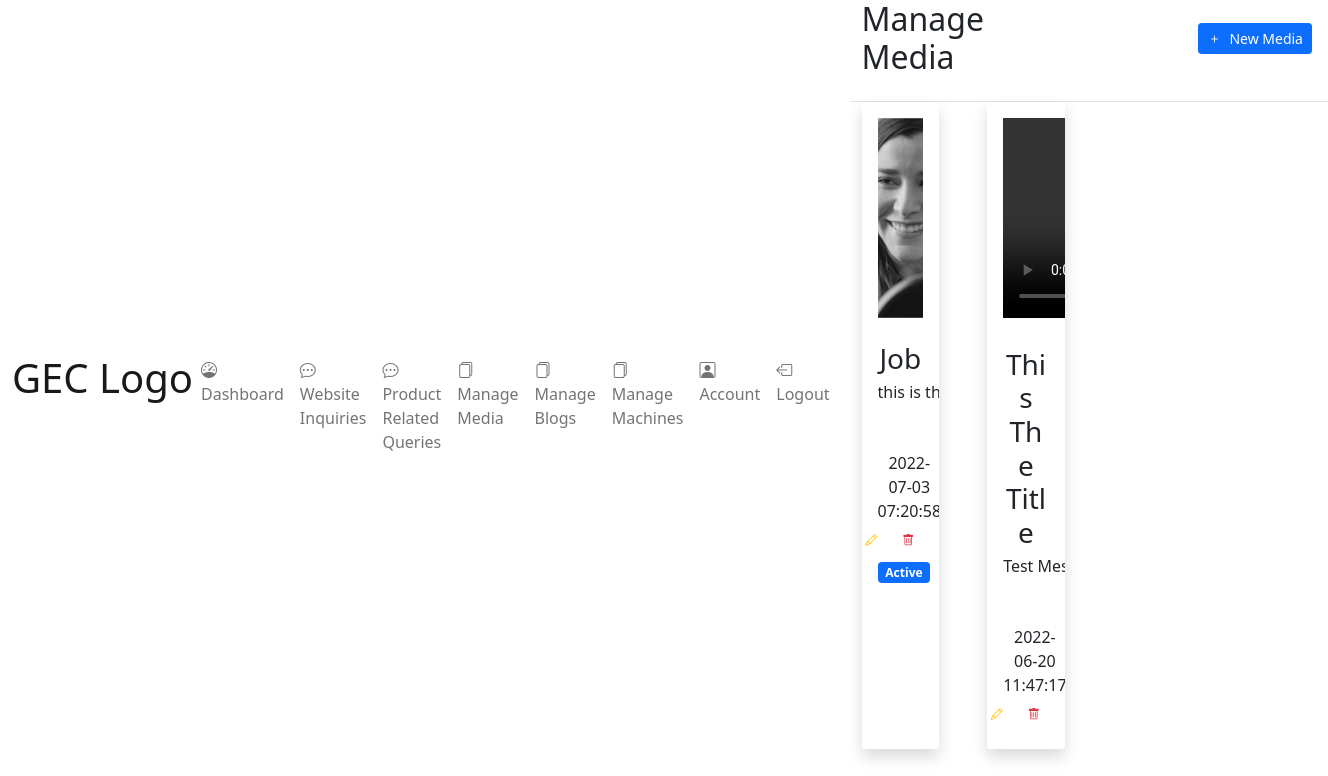
/frontend/user/manage_media.php (signed in), run on the app's committed database.
### tables this page shows
CREATE TABLE `media` (
  `id` int(255) NOT NULL,
  `title` text NOT NULL,
  `description` text DEFAULT NULL,
  `file` text NOT NULL,
  `file_type` text DEFAULT NULL,
  `php_file_location` text NOT NULL,
  `active` tinyint(4) NOT NULL DEFAULT 0,
  `created_at` timestamp NOT NULL DEFAULT current_timestamp(),
  `updated_at` timestamp NULL DEFAULT NULL ON UPDATE current_timestamp(),
  `deleted_at` timestamp NULL DEFAULT NULL
);

### frontend/user/manage_media.php (the view, shortened to what this page needs)
<?php
include("../../backend/config.php");
?>
<!DOCTYPE html>
<html lang="en">
<head>
    <?php require('./user_components/header_links.php'); ?>
</head>
<body>
    <div class="d-flex flex-column flex-lg-row h-lg-full bg-surface-secondary">
         <?php require('./user_components/side_bar.php'); ?>
        <div class="h-screen flex-grow-1 overflow-y-lg-auto">
            <header class="bg-surface-primary border-bottom pt-6">
                <div class="container-fluid">
                    <div class="mb-npx">
                        <div class="row align-items-center">
                            <div class="col-sm-6 col-12 mb-4 mb-sm-0">
                                <h1 class="h2 mb-0 ls-tight">Manage Media</h1>
                            </div>
                            <div class="col-sm-6 col-12 text-sm-end">
                                <div class="mx-n1">
                                    <a href="./new_media.php" class="btn d-inline-flex btn-sm btn-primary mx-1">
                                        <span class=" pe-2">
                                            <i class="bi bi-plus"></i>
                                        </span>
                                        <span>New Media</span>
                                    </a>
                                </div>
                            </div>
                        </div>
                    </div>
                </div>
            </header>
            <main class="py-6 bg-surface-secondary">
                <div class="container-fluid">
                    <div class="row g-5 mb-5" >
                        <?php
                                $stmt="SELECT id,title,description,file,file_type,active,created_at FROM media WHERE deleted_at IS NULL ORDER BY created_at DESC";
                                $sql=mysqli_prepare($conn, $stmt);
                                $result=mysqli_stmt_execute($sql);
                                if ($result){
                                        $data= mysqli_stmt_get_result($sql);
                                        if ($data->num_rows>0) {
                                            while ($row = mysqli_fetch_array($data)){
                                                ?>
                                                <div class="col-xl-3 col-sm-6 col-12 mb-3">
                                                    <div class="card shadow border-0 overflow_style" style="height: 100%;">
                                                        <div class="card-body" style="position:relative;">
                                                            <div class="row">
                                                                <div class="col-12 text-center">
                                                                    <?php
                                                                            if ($row["file_type"]=="mp4") {
                                                                            ?>
                                                                                <video width="400" style="height:200px; object-fit:cover;" controls>
                                                                                        <source src="../../documents/media/<?php echo $row["file"];?>" type="video/mp4">
                                                                                    </video>
                                                                            <?php
                                                                            } else {
                                                                                ?>
                                                                                    <img src="../../documents/media/<?php echo $row["file"];?>" style="max-width:100%; height:200px; margin:auto; object-fit:cover;"alt="img">
                                                                                <?php
                                                                            }
                                                                    ?>
                                                                </div>
                                                                <div class="col-12 mt-4 text-center ">
                                                                    <span class="h3 font-bold  d-block mb-2"><?php echo $row["title"];?></span>
                                                                    <p class="h6" style="width: 300px; margin: auto; text-align: justify; white-space: nowrap;overflow: hidden; text-overflow: ellipsis;">
                                                                        <?php echo $row["description"];?>
                                                                    </p>
                                                                    <div class="mt-5">
                                                                        <div  style="float: left;">
                                                                            <?php echo $row["created_at"];?>
                                                                        </div>
                                                                        <div style="float: right;display:flex;">
                                                                            <form action="./edit_media.php" method="get"><input type="number" name="id" value="<?php echo $row["id"];?>" hidden>
                                                                                <button class="btn btn-neutral text-warning p-2" type="submit" style="margin-right:7px; font-size:12px;"><i class="bi bi-pencil"></i></button></form>
                                                                            <form action="../../backend/user/remove_media.php" method="post"><input type="number" name="id" value="<?php echo $row["id"];?>" hidden> <button class="btn btn-neutral text-danger p-2" style="font-size:12px;"><i class="bi bi-trash"></i></button></form>
                                                                        </div>
                                                                    </div>
                                                                </div>
                                                            </div>
                                                            <?php echo $row["active"]==1?"<span class='badge bg-primary'>Active</span>":""?>
                                                        </div>
                                                    </div>
                                                </div>
                                                <?php
                                            }
                                        } else {
                                            ?><p class="pt-3">Nothing to show...</p><?php
                                        }
                                }
                        ?>
                    </div>
                </div>
            </main>
        </div>
    </div>
</body>
</html>

### frontend/user/css/dashboard.css (style rules this page uses)
.overflow_style { overflow: auto; }
.overflow_style { -ms-overflow-style: none; scrollbar-width: none; }

### data on the page
media: file (picture), title "Job", description "this is…", created_at "2022-07-03…", active "Active"
media: title "This The Title", description "Test…", created_at "2022-06-20…"
